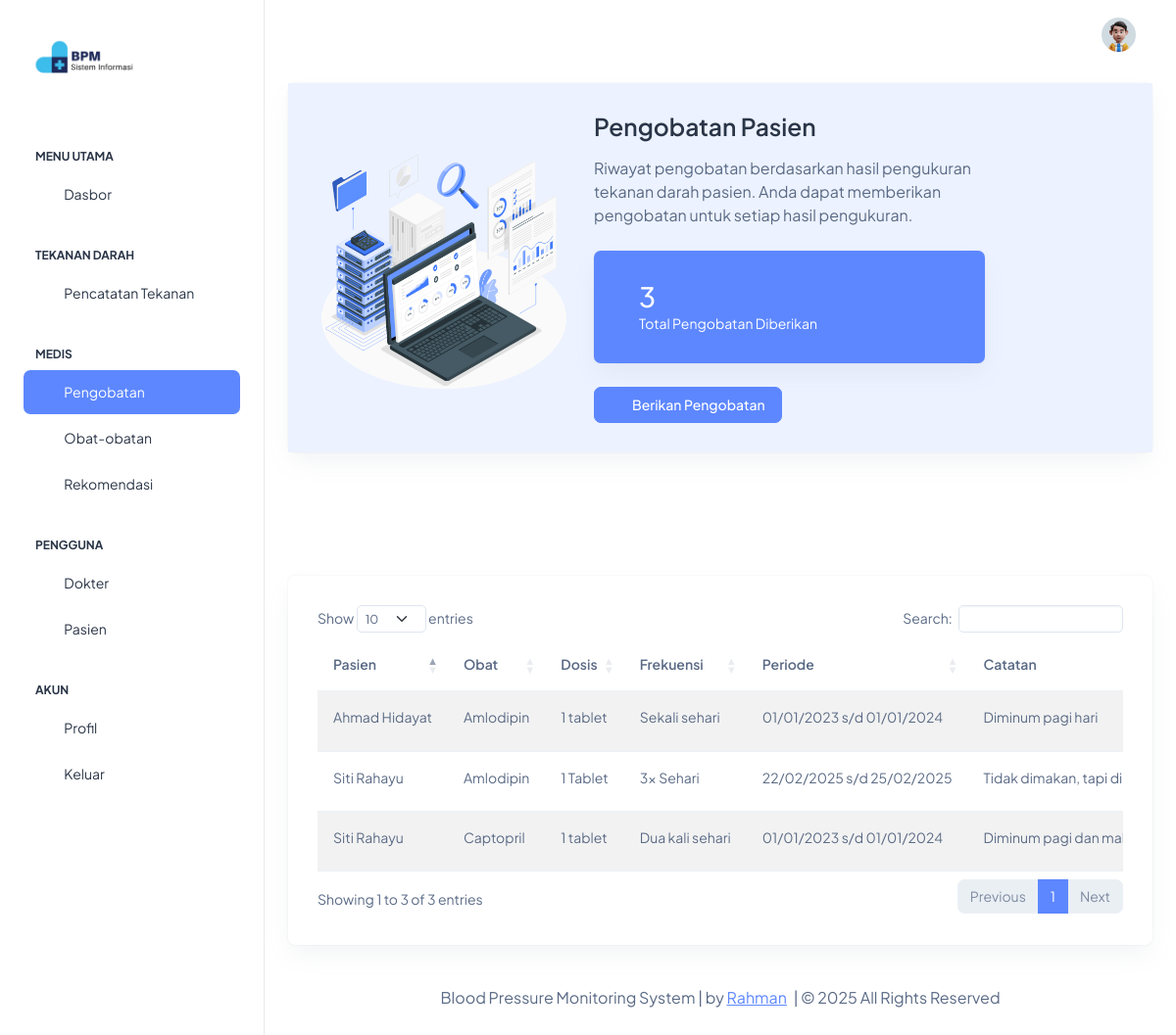
The app's page /App/Views/pengobatan.php (signed in), older data.
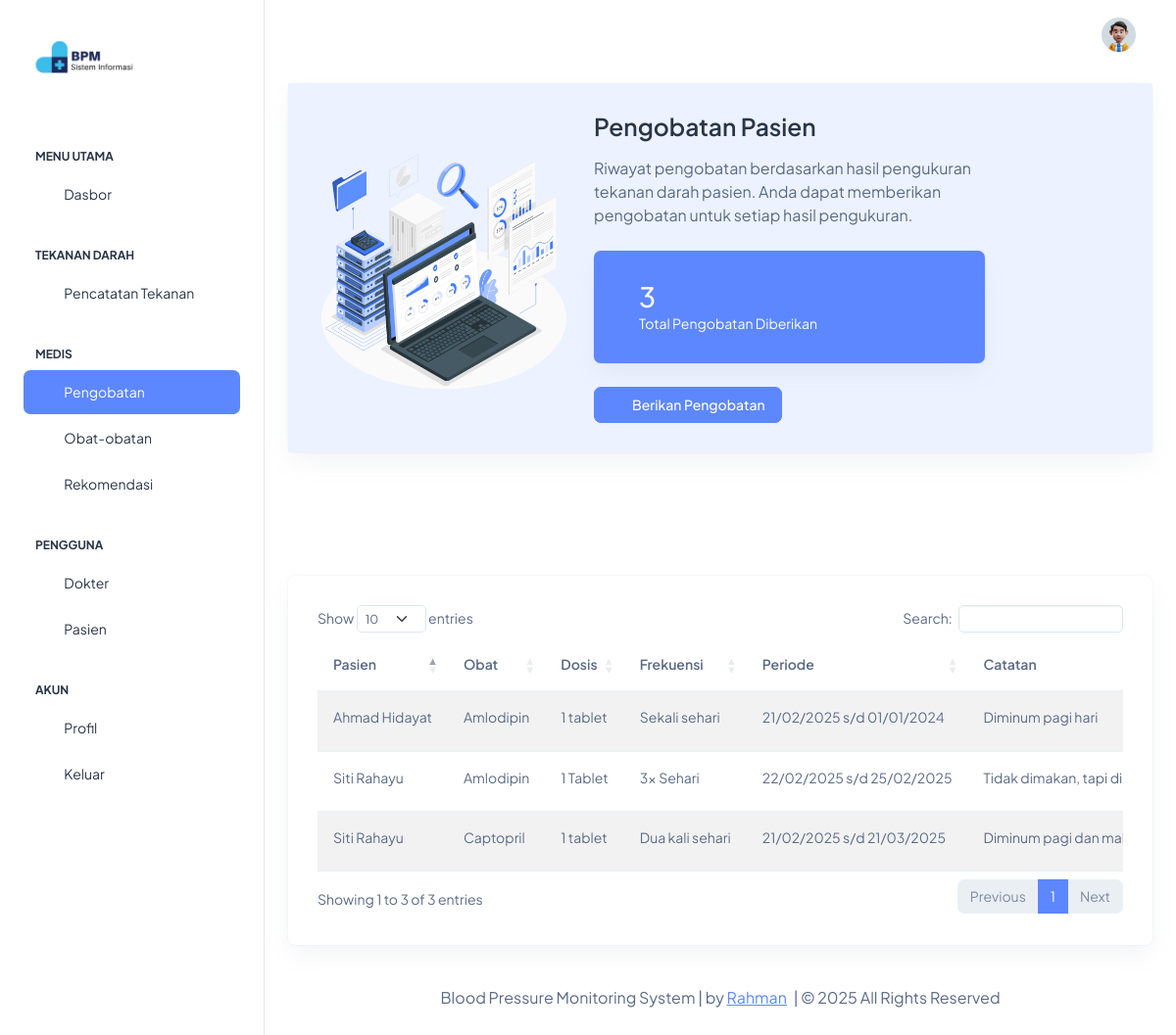
The same page, newer data.
### tables this page shows
CREATE TABLE `patient_medications` (
  `patient_medication_id` int NOT NULL,
  `patient_id` int DEFAULT NULL,
  `medication_id` int DEFAULT NULL,
  `dosage` varchar(50) DEFAULT NULL,
  `frequency` varchar(50) DEFAULT NULL,
  `start_date` date DEFAULT NULL,
  `end_date` date DEFAULT NULL,
  `prescribed_by` int DEFAULT NULL,
  `notes` text
);

CREATE TABLE `patient_profiles` (
  `patient_id` int NOT NULL,
  `user_id` int DEFAULT NULL,
  `full_name` varchar(100) NOT NULL,
  `date_of_birth` date NOT NULL,
  `gender` enum('M','F') NOT NULL,
  `address` text,
  `phone_number` varchar(20) DEFAULT NULL,
  `emergency_contact` varchar(100) DEFAULT NULL,
  `emergency_phone` varchar(20) DEFAULT NULL,
  `medical_history` text
);

CREATE TABLE `medications` (
  `medication_id` int NOT NULL,
  `name` varchar(100) NOT NULL,
  `description` text,
  `dosage_form` varchar(50) DEFAULT NULL,
  `created_by` int DEFAULT NULL,
  `created_at` timestamp NULL DEFAULT CURRENT_TIMESTAMP
);

### App/Config/Database.php (called while the page is built, shortened)
<?php
class Database
{
    private $host = 'localhost';
    private $db_name = 'blood_pressure_monitoring';
    private $username = 'root';
    private $password = '';
    private $conn;
    private function connect()
    {
        try {
            $this->conn = new PDO(
                'mysql:host=' . $this->host . ';dbname=' . $this->db_name,
                $this->username,
                $this->password
            );
            $this->conn->setAttribute(PDO::ATTR_ERRMODE, PDO::ERRMODE_EXCEPTION);
            $this->conn->setAttribute(PDO::ATTR_DEFAULT_FETCH_MODE, PDO::FETCH_ASSOC);
        } catch (PDOException $e) {
            echo 'Connection Error: ' . $e->getMessage();
        }
    }
    public function query($query, $params = [])
    {
        $stmt = $this->conn->prepare($query);
        $stmt->execute($params);
        return $stmt;
    }
}

### App/Controllers/PengobatanController.php (called while the page is built, shortened)
<?php
require_once __DIR__ . '/../Models/PengobatanModel.php';
class PengobatanController
{
    private $pengobatanModel;
    public function __construct()
    {
        $this->pengobatanModel = new PengobatanModel();
    }
    public function getAllPrescriptions()
    {
        return $this->pengobatanModel->getAllPrescriptions();
    }
}

### App/Models/PengobatanModel.php (called while the page is built, shortened)
<?php
require_once __DIR__ . '/../Config/Database.php';
class PengobatanModel
{
    private $db;
    public function __construct()
    {
        $this->db = new Database();
    }
    public function getAllPrescriptions()
    {
        $query = "SELECT pm.*,
                         m.name as medication_name,
                         m.dosage_form,
                         pp.full_name as patient_name,
                         dp.full_name as doctor_name
                  FROM patient_medications pm
                  JOIN medications m ON pm.medication_id = m.medication_id
                  JOIN patient_profiles pp ON pm.patient_id = pp.patient_id
                  JOIN doctor_profiles dp ON pm.prescribed_by = dp.doctor_id
                  ORDER BY pm.start_date DESC";
        return $this->db->query($query)->fetchAll();
    }
}

### App/Views/pengobatan.php (the view, shortened to what this page needs)
<?php
require_once __DIR__ . '/../Controllers/PengobatanController.php';
$pengobatanController = new PengobatanController();
$prescriptions = $pengobatanController->getAllPrescriptions();
$totalPrescriptions = count($prescriptions);
?>
<!doctype html>
<html lang="en">
<head>
    <link rel="stylesheet" href="assets/css/styles.min.css" />
    <link rel="stylesheet" href="https://cdn.datatables.net/1.13.7/css/dataTables.bootstrap5.min.css">
    <link rel="stylesheet" href="https://cdn.datatables.net/responsive/2.5.0/css/responsive.bootstrap5.min.css">
    <link href="https://cdn.jsdelivr.net/npm/select2@4.1.0-rc.0/dist/css/select2.min.css" rel="stylesheet" />
    <link rel="stylesheet"
        href="https://cdn.jsdelivr.net/npm/select2-bootstrap-5-theme@1.3.0/dist/select2-bootstrap-5-theme.min.css" />
</head>
<body>
    <div class="page-wrapper" id="main-wrapper" data-layout="vertical" data-navbarbg="skin6" data-sidebartype="full"
        data-sidebar-position="fixed" data-header-position="fixed">
        <?php include 'partials/sidebar.php'; ?>
        <div class="body-wrapper">
            <?php include 'partials/header.php'; ?>
            <div class="container-fluid">
                <div class="row">
                    <div class="col-12">
                        <div class="card w-100">
                            <div class="card-body bg-light-primary">
                                <div class="row align-items-center">
                                    <div class="col-lg-4">
                                        <img src="assets/images/data/data.png" alt="Prescription Statistics"
                                            class="img-fluid">
                                    </div>
                                    <div class="col-lg-6">
                                        <h3 class="fw-semibold mb-3">Pengobatan Pasien</h3>
                                        <p class="fs-4 mb-4">
                                            Riwayat pengobatan berdasarkan hasil pengukuran tekanan darah pasien.
                                            <?php if (in_array($_SESSION['role'], ['admin', 'doctor'])): ?>
                                                Anda dapat memberikan pengobatan untuk setiap hasil pengukuran.
                                            <?php endif; ?>
                                        </p>
                                        <div class="card bg-primary text-white mb-4">
                                            <div class="card-body d-flex align-items-center">
                                                <div>
                                                    <h2 class="text-white mb-0"><?= $totalPrescriptions ?></h2>
                                                    <p class="mb-0">Total Pengobatan Diberikan</p>
                                                </div>
                                            </div>
                                        </div>
                                        <?php if (in_array($_SESSION['role'], ['admin', 'doctor'])): ?>
                                            <button type="button" class="btn btn-primary d-flex align-items-center"
                                                data-bs-toggle="modal" data-bs-target="#addPrescriptionModal"
                                                style="width: fit-content;">
                                                <i class="ti ti-plus fs-5 me-2"></i>
                                                <span>Berikan Pengobatan</span>
                                            </button>
                                        <?php endif; ?>
                                    </div>
                                </div>
                            </div>
                        </div>
                    </div>
                </div>
                <div class="row">
                    <div class="col-12">
                        <div class="card">
                            <div class="card-body">
                                <div class="table-responsive">
                                    <table id="prescriptionTable"
                                        class="table table-striped dt-responsive nowrap w-100">
                                        <thead>
                                            <tr>
                                                <th>Pasien</th>
                                                <th>Obat</th>
                                                <th>Dosis</th>
                                                <th>Frekuensi</th>
                                                <th>Periode</th>
                                                <th>Catatan</th>
                                            </tr>
                                        </thead>
                                        <tbody>
                                            <?php foreach ($prescriptions as $prescription): ?>
                                                <tr>
                                                    <td><?= htmlspecialchars($prescription['patient_name']) ?></td>
                                                    <td><?= htmlspecialchars($prescription['medication_name']) ?></td>
                                                    <td><?= htmlspecialchars($prescription['dosage']) ?></td>
                                                    <td><?= htmlspecialchars($prescription['frequency']) ?></td>
                                                    <td>
                                                        <?= date('d/m/Y', strtotime($prescription['start_date'])) ?>
                                                        s/d
                                                        <?= date('d/m/Y', strtotime($prescription['end_date'])) ?>
                                                    </td>
                                                    <td><?= htmlspecialchars($prescription['notes']) ?></td>
                                                </tr>
                                            <?php endforeach; ?>
                                        </tbody>
                                    </table>
                                </div>
                            </div>
                        </div>
                    </div>
                </div>
                <?php include 'partials/footer.php'; ?>
            </div>
        </div>
    </div>
</body>
</html>

### App/Views/partials/sidebar.php (shortened to what this page needs)
<aside class="left-sidebar">
    <div>
        <div class="brand-logo d-flex align-items-center justify-content-between">
            <a href="dashboard.php" class="text-nowrap logo-img">
                <img src="assets/images/logos/bpm_logo.png" width="120" alt="" />
            </a>
        </div>
        <nav class="sidebar-nav scroll-sidebar" data-simplebar="">
            <ul id="sidebarnav">
                <li class="nav-small-cap">
                    <span class="hide-menu">Menu Utama</span>
                </li>
                <li class="sidebar-item">
                    <a class="sidebar-link" href="dashboard.php" aria-expanded="false">
                        <span><i class="ti ti-layout-dashboard"></i></span>
                        <span class="hide-menu">Dasbor</span>
                    </a>
                </li>
                <li class="nav-small-cap">
                    <span class="hide-menu">Tekanan Darah</span>
                </li>
                <li class="sidebar-item">
                    <a class="sidebar-link" href="pencatatan.php" aria-expanded="false">
                        <span><i class="ti ti-file"></i></span>
                        <span class="hide-menu">Pencatatan Tekanan</span>
                    </a>
                </li>
                <li class="nav-small-cap">
                    <span class="hide-menu">Medis</span>
                </li>
                <li class="sidebar-item">
                    <a class="sidebar-link" href="pengobatan.php" aria-expanded="false">
                        <span><i class="ti ti-heart"></i></span>
                        <span class="hide-menu">Pengobatan</span>
                    </a>
                </li>
                <?php if (in_array($_SESSION['role'], ['admin', 'doctor'])): ?>
                    <li class="sidebar-item">
                        <a class="sidebar-link" href="obat.php" aria-expanded="false">
                            <span><i class="ti ti-pills"></i></span>
                            <span class="hide-menu">Obat-obatan</span>
                        </a>
                    </li>
                <?php endif; ?>
                <li class="sidebar-item">
                    <a class="sidebar-link" href="rekomendasi.php" aria-expanded="false">
                        <span><i class="ti ti-list"></i></span>
                        <span class="hide-menu">Rekomendasi</span>
                    </a>
                </li>
                <?php if (in_array($_SESSION['role'], ['admin', 'doctor'])): ?>
                    <li class="nav-small-cap">
                        <span class="hide-menu">Pengguna</span>
                    </li>
                    <?php if ($_SESSION['role'] === 'admin'): ?>
                        <li class="sidebar-item">
                            <a class="sidebar-link" href="dokter.php" aria-expanded="false">
                                <span><i class="ti ti-stethoscope"></i></span>
                                <span class="hide-menu">Dokter</span>
                            </a>
                        </li>
                    <?php endif; ?>
                    <li class="sidebar-item">
                        <a class="sidebar-link" href="pasien.php" aria-expanded="false">
                            <span><i class="ti ti-users"></i></span>
                            <span class="hide-menu">Pasien</span>
                        </a>
                    </li>
                <?php endif; ?>
                <li class="nav-small-cap">
                    <span class="hide-menu">Akun</span>
                </li>
                <li class="sidebar-item">
                    <a class="sidebar-link" href="profil.php" aria-expanded="false">
                        <span><i class="ti ti-user-circle"></i></span>
                        <span class="hide-menu">Profil</span>
                    </a>
                </li>
                <li class="sidebar-item">
                    <form action="../Controllers/AuthController.php" method="POST" id="logoutForm">
                        <a class="sidebar-link" href="javascript:void(0)"
                            onclick="document.getElementById('logoutForm').submit();" aria-expanded="false">
                            <span><i class="ti ti-logout"></i></span>
                            <span class="hide-menu">Keluar</span>
                        </a>
                    </form>
                </li>
            </ul>
        </nav>
    </div>
</aside>

### App/Views/partials/header.php (shortened to what this page needs)
<header class="app-header">
    <nav class="navbar navbar-expand-lg navbar-light">
        <div class="navbar-collapse justify-content-end px-0" id="navbarNav">
            <ul class="navbar-nav flex-row ms-auto align-items-center justify-content-end">
                <li class="nav-item dropdown">
                    <a class="nav-link nav-icon-hover" href="javascript:void(0)" id="profileDropdown"
                        data-bs-toggle="dropdown" aria-expanded="false">
                        <img src="assets/images/profile/user-1.jpg" alt="" width="35" height="35"
                            class="rounded-circle">
                    </a>
                </li>
            </ul>
        </div>
    </nav>
</header>

### App/Views/partials/footer.php
<div class="py-6 px-6 text-center">
    <p class="mb-0 fs-4">Blood Pressure Monitoring System | by <a href="#" target="_blank"
            class="pe-1 text-primary text-decoration-underline">Rahman</a> |
        &copy; <?= date('Y') ?> All Rights Reserved
    </p>
</div>

Row changes from the older to the newer data that the page shows:
changed patient_medications "Sekali sehari": start_date "01/01/2023" → "21/02/2025"
changed patient_medications "Dua kali sehari": start_date "01/01/2023" → "21/02/2025"; end_date "01/01/2024" → "21/03/2025"
